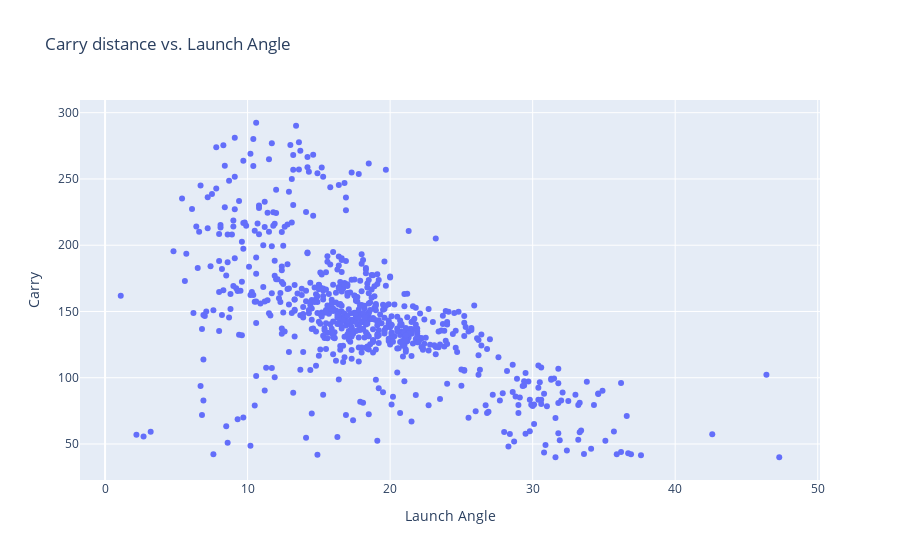

Notebook source saved alongside this figure:
### Markdown cell above
###  Carry distance vs launch angle

As launch angle decreases carry distance increases. 

![image.png](attachment:image.png)

### Code cell
fig = px.scatter(clean_golf_swing_df,y='Carry', x='Launch Angle',title="Carry distance vs. Launch Angle")
fig.show()

### Figure 1 — Plotly figure (JSON) as saved in the notebook; plotly's stock layout.template omitted (floating-point values rounded to 4 significant figures; data arrays with more than 128 entries replaced by an {"elided": "..."} marker saying what was removed)
{"data": [{"hovertemplate": "Launch Angle=%{x}<br>Carry=%{y}<extra></extra>", "legendgroup": "", "marker": {"color": "#636efa", "symbol": "circle"}, "mode": "markers", "name": "", "orientation": "v", "showlegend": false, "type": "scatter", "x": {"elided": "725 float values"}, "xaxis": "x", "y": {"elided": "725 float values"}, "yaxis": "y"}], "layout": {"legend": {"tracegroupgap": 0}, "title": {"text": "Carry distance vs. Launch Angle"}, "xaxis": {"anchor": "y", "domain": [0, 1], "title": {"text": "Launch Angle"}}, "yaxis": {"anchor": "x", "domain": [0, 1], "title": {"text": "Carry"}}}}
